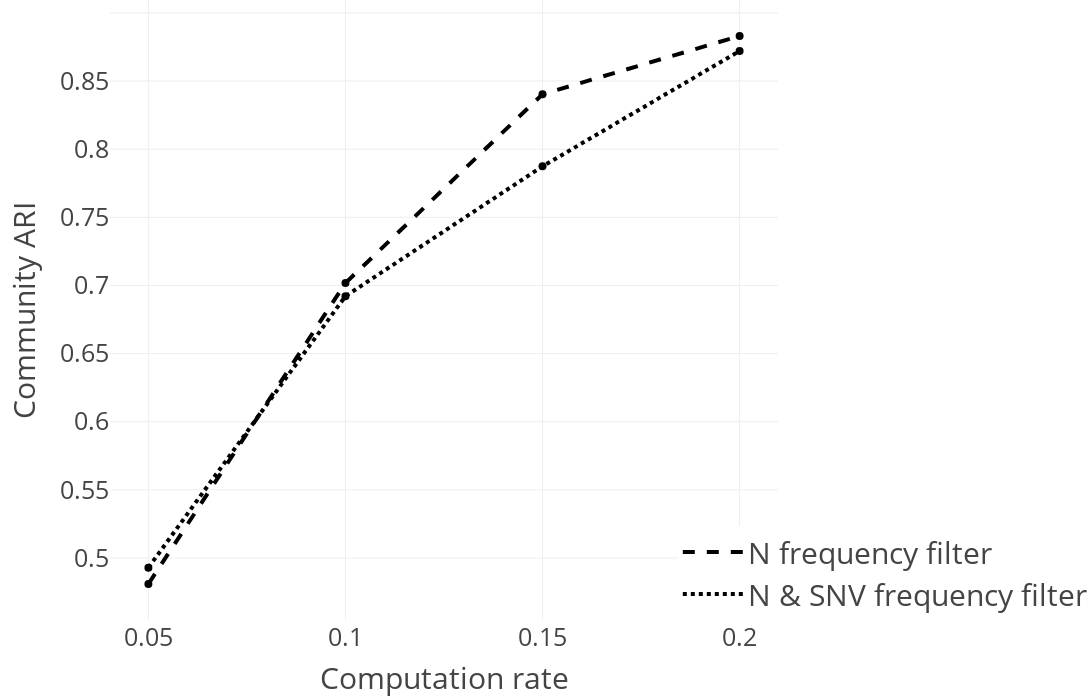

Notebook code for this chart:
### Markdown cell above
### Community ARI for different filters and computation rates using depth search

### Code cell
sub_fig = get_computation_rate_plot("adjusted_rand_index", depth_search_evaluation, "Community ARI", dict(
            x=0.85,
            y=0,
            itemwidth=60,
            xanchor="left",
            yanchor="bottom",
            font=dict(size=30),
        ))

sub_fig.show()

### Figure 1 — Plotly figure (JSON) as saved in the notebook; plotly's stock layout.template omitted (floating-point values rounded to 4 significant figures)
{"data": [{"line": {"color": "black", "dash": "dash", "width": 4}, "mode": "lines", "name": "N frequency filter", "type": "scatter", "x": [0.05, 0.1, 0.15, 0.2], "y": [0.4809, 0.7018, 0.8404, 0.8831]}, {"marker": {"color": "black", "size": 8, "symbol": "circle"}, "mode": "markers", "showlegend": false, "text": "", "type": "scatter", "x": [0.05], "y": [0.4809]}, {"marker": {"color": "black", "size": 8, "symbol": "circle"}, "mode": "markers", "showlegend": false, "text": "", "type": "scatter", "x": [0.1], "y": [0.7018]}, {"marker": {"color": "black", "size": 8, "symbol": "circle"}, "mode": "markers", "showlegend": false, "text": "", "type": "scatter", "x": [0.15], "y": [0.8404]}, {"marker": {"color": "black", "size": 8, "symbol": "circle"}, "mode": "markers", "showlegend": false, "text": "", "type": "scatter", "x": [0.2], "y": [0.8831]}, {"line": {"color": "black", "dash": "dot", "width": 4}, "mode": "lines", "name": "N & SNV frequency filter", "type": "scatter", "x": [0.05, 0.1, 0.15, 0.2], "y": [0.4929, 0.6922, 0.7874, 0.8721]}, {"marker": {"color": "black", "size": 8, "symbol": "circle"}, "mode": "markers", "showlegend": false, "text": "", "type": "scatter", "x": [0.05], "y": [0.4929]}, {"marker": {"color": "black", "size": 8, "symbol": "circle"}, "mode": "markers", "showlegend": false, "text": "", "type": "scatter", "x": [0.1], "y": [0.6922]}, {"marker": {"color": "black", "size": 8, "symbol": "circle"}, "mode": "markers", "showlegend": false, "text": "", "type": "scatter", "x": [0.15], "y": [0.7874]}, {"marker": {"color": "black", "size": 8, "symbol": "circle"}, "mode": "markers", "showlegend": false, "text": "", "type": "scatter", "x": [0.2], "y": [0.8721]}], "layout": {"font": {"size": 25}, "height": 700, "legend": {"font": {"size": 30}, "itemwidth": 60, "x": 0.85, "xanchor": "left", "y": 0, "yanchor": "bottom"}, "margin": {"b": 80, "l": 110, "r": 0, "t": 0}, "width": 1200, "xaxis": {"autorange": true, "range": [0.04043, 0.2096], "tickmode": "array", "tickvals": [0.05, 0.1, 0.15, 0.2], "title": {"text": "Computation rate"}, "type": "linear"}, "yaxis": {"autorange": true, "range": [0.4545, 0.9095], "title": {"text": "Community ARI"}, "type": "linear"}}}
